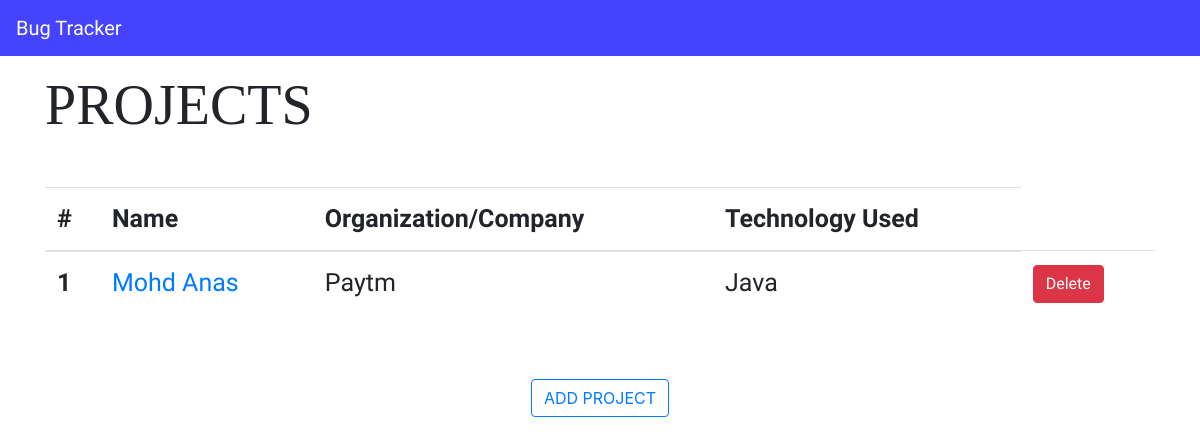
Before: / with the older database file.
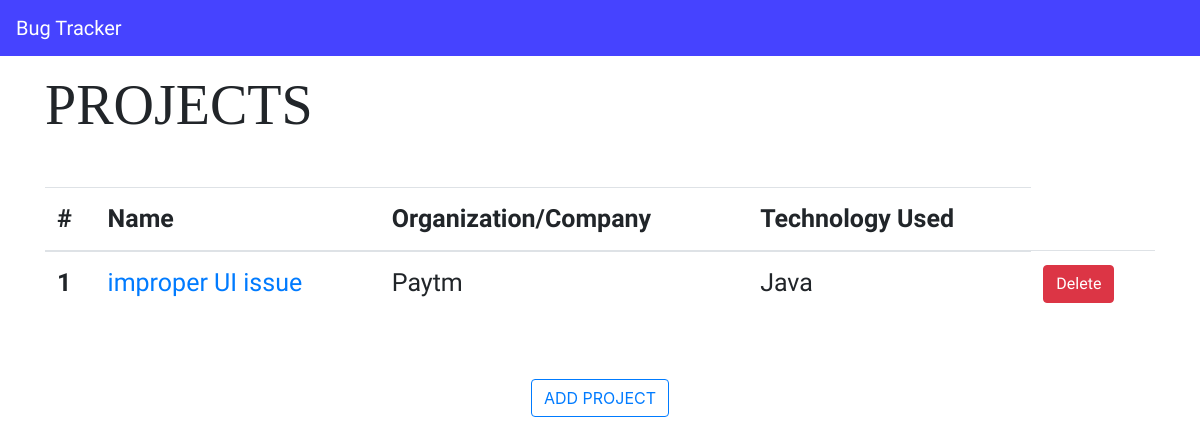
After: the same page with the newer database file.
### projects_app/models.py (models this page shows, shortened)
class Project(models.Model):
    name = models.CharField(max_length=50)
    organization_name = models.CharField(max_length=70)
    technology = models.CharField(max_length=50)

### projects_app/views.py (the view)
# urls.py: 2. Add a URL to urlpatterns:  path('', views.home, name='home')
def home(request):
    project_list = Project.objects.all()
    page = request.GET.get('page',1)
    paginator = Paginator(project_list,2)
    try:
        project_list = paginator.page(page)
    except PageNotAnInteger:
        project_list = paginator.page(1)
    except EmptyPage:
        project_list = paginator.page(paginator.num_pages)
    context = {
        'projects': project_list,
    }
    return render(request, 'projects_app/home.html', context)

### projects_app/templates/projects_app/home.html (shortened to what this page needs)
{% extends 'projects_app/base.html' %}
{% block home %}
    <div class="container mt-3">
        <h1 class="display-4 project-title">Projects</h1>
        <table class="table mt-5">
            <thead>
                <th scope="col">#</th>
                <th scope="col">Name</th>
                <th scope="col">Organization/Company</th>
                <th scope="col">Technology Used</th>
            </thead>
            <tbody>
                {% for project in projects %}
                    <tr>
                        <th scope="row"> {{forloop.counter}} </th>
                        <td><a href="{% url 'bug_list' project.id %}">{{project.name}}</a></td>
                        <td>{{project.organization_name}}</td>
                        <td>{{project.technology}}</td>
                        <td>
                            <button type="button" class="btn btn-danger" data-toggle="modal" data-target="#deleteProjectModal{{ project.id }}">
                                 Delete
                              </button>
                        </td>
                    </tr>
                {% endfor %}
            </tbody>
        </table>
        <div class="flex-container">
            <button type="button" id="add-project" class="mt-5 btn btn-outline-primary" onclick="openprojectform()">add project</button>
        </div>
    </div>
{% endblock home %}

### projects_app/templates/projects_app/base.html (shortened to what this page needs)
{% load static %}
<!DOCTYPE html>
<html lang="en">
    <head>
        <link rel="stylesheet" href="{% static 'bootstrap-4.3.1/css/bootstrap.min.css' %}" >
        <link rel="stylesheet" href="{% static 'css/navbar.css' %}">
        <link rel="stylesheet" href="{% static 'css/bugs_list.css' %}">
        <link rel="stylesheet" href="{% static 'css/projects.css' %}">
        <link rel="stylesheet" href="{% static 'css/table.css' %}">
    <link rel="stylesheet" href="https://stackpath.bootstrapcdn.com/bootstrap/4.5.2/css/bootstrap.min.css">
    </head>
    <body>
        <nav class="navbar mb-3">
            <a class="navbar-brand" href=" {% url 'home' %} ">Bug Tracker</a>
        </nav>
        {% block home %}
        {% endblock home %}
    </body>
</html>

### projects_app/static/css/navbar.css (style rules this page uses)
.navbar { background-color: rgb( 70, 67, 255 ); }
.navbar a { color: white; }
.flex-container { display: flex; justify-content: center; }
#add-project { text-transform: uppercase; }
.navbar-brand { font-family: 'Rowdies', cursive; font-size: 30px; }

### projects_app/static/css/projects.css (style rules this page uses)
.project-title { font-family: 'Playfair Display', serif; text-transform: uppercase; display: inline; }

### projects_app/static/css/table.css (style rules this page uses)
th { font-family: 'IBM Plex Sans Condensed', sans-serif; font-size: 25px; }
td { font-family: 'Nunito Sans', sans-serif; font-size: 25px; }

Changed rows visible on the page:
removed Project: name "Mohd Anas", organization_name "Paytm", technology "Java"
added Project: name "improper UI issue", organization_name "Paytm", technology "Java"
